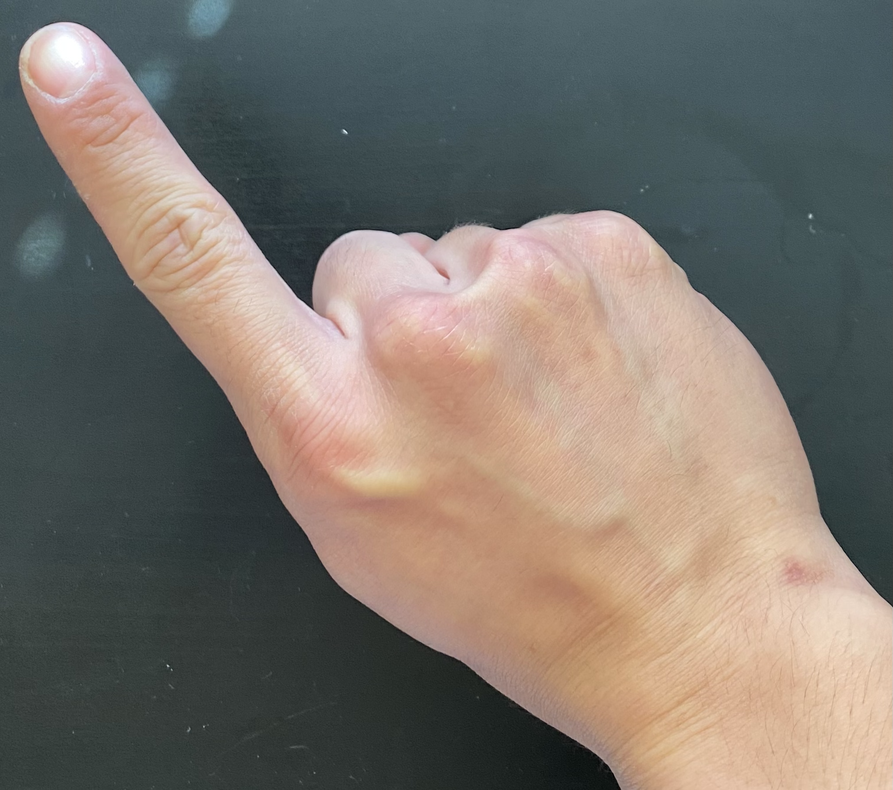
#> input picture mspaint2.0/whiteboard/angle_left.png, 893 x 790 px, shrunk from 2017 x 1784 before the run, found by its file name
$ python harris.py
#> lines starting #> are read from the running program, lines starting #| are printed output that depends on the picture
from operator import matmul
import skvideo.io
import numpy as np
import cv2
from scipy.ndimage import gaussian_filter, laplace
import matplotlib.pyplot as plt
import matplotlib.image as mpimg
from math import ceil, floor,  pi, sqrt
import imageio as iio
from PIL import Image
from skimage import color
from skimage import io

# kindly just run the python file, all you need to do is change the path at the bottom of the script

class Harris:

    def __init__(self, frame):

        self.R = self.__interestPoints__(frame)
        self.thresh = self.thresholdedR(self.R)
        self.suppressed = self.nonMaximalSupress(self.thresh)


    def gaussDeriv2D(self,sigma):
        x = np.array(range(0, 6*ceil(sigma)))
        y = np.transpose(x)
        Gx = ((x-3*ceil(sigma))/(2*pi*sigma**4)) * \
            (np.exp(-(((x-3*ceil(sigma))**2+(y-3*ceil(sigma))**2)/(2*sigma**2))))
        Gy = ((y-3*ceil(sigma))/(2*pi*sigma**4)) * \
            (np.exp(-(((x-3*ceil(sigma))**2+(y-3*ceil(sigma))**2)/(2*sigma**2))))
        return [Gx, Gy[np.newaxis]]


    def __interestPoints__(self, frame):
        alpha = 0.05

        temp = np.pad(frame, ((0, np.max(frame.shape) - np.min(frame.shape)), (0, 0)), 'constant')
        temp = cv2.GaussianBlur(temp, (3, 3), 10)

        Gx,Gy = self.gaussDeriv2D(10)
        Gx = cv2.filter2D(temp.astype(np.float32), -1, Gx)
        Gy = cv2.filter2D(temp.astype(np.float32), -1, Gy)
        print("here")
        GxGy = Gx * Gy
        Gx2 = Gx ** 2
        Gy2 = Gy ** 2

        Gaussianblurredx = cv2.GaussianBlur(Gx2, (3, 3), 1)
        Gaussianblurredy = cv2.GaussianBlur(Gy2, (3, 3), 1)
        Gaussianblurredxy = cv2.GaussianBlur(GxGy, (3, 3), 1)
        addedm = Gaussianblurredx+Gaussianblurredy
        R = Gaussianblurredx*Gaussianblurredy - np.square(Gaussianblurredxy) - alpha*np.square(Gaussianblurredx+Gaussianblurredy)
        R = R*-1


        return R

    def thresholdedR(self,R):
        R = R + np.abs(np.min(R))
        threshold = np.where(R <1e-15, 0, R)
        return threshold

    def nonMaximalSupress(self,threshold):
        w_size = 100
        suppress = []
        im_h, im_w = threshold.shape[:2]

        for r in np.arange(im_h - w_size + 1, step=w_size):
            for c in np.arange(im_w - w_size + 1, step=w_size):
                region = threshold[r:r+w_size, c:c+w_size]
                if np.unique(region).size > 0:
                    if np.max(np.unique(region)) > 0:
                        max_r, max_c = np.unravel_index(np.argmax(np.unique(region)), region.shape)
                        suppress.append((c+max_c, r+max_r))

        return suppress


# I had to copy the full path for some reason for my images so kindly use a path that will work with you.
imgGray = color.rgb2gray(cv2.imread('C:\\Users\\Jaiydev Gupta\\Documents\\5524 project\\cse5524-project\\mspaint2.0\\whiteboard\\angle_left.png'))
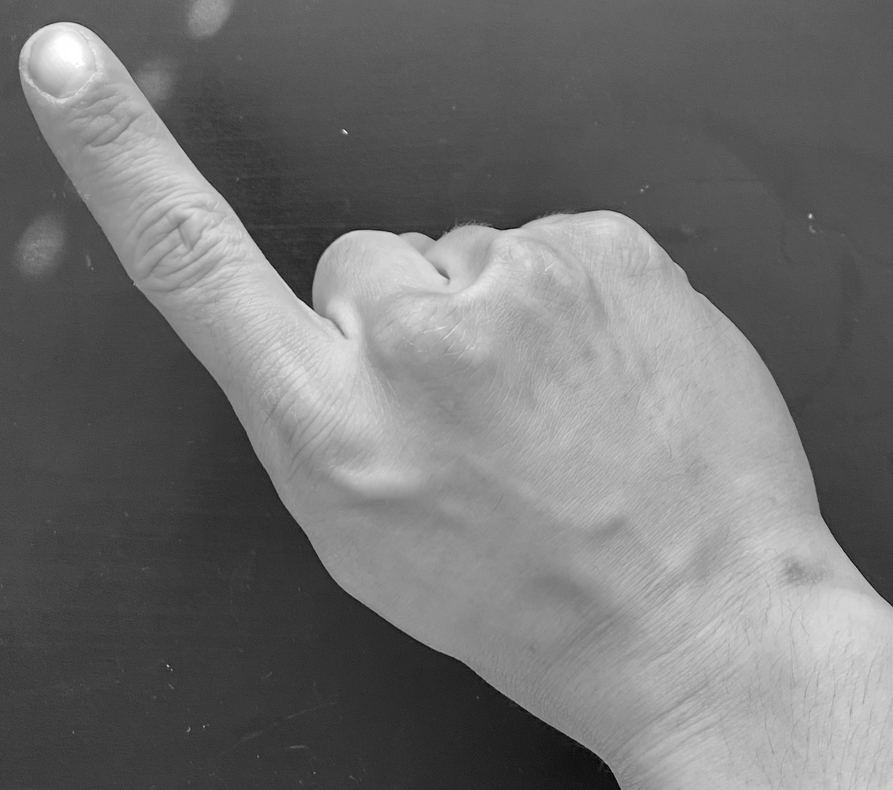
#> imgGray: shape (790, 893) float64; min 0, max 1, mean 0.447

print(imgGray.shape)
#| (790, 893)
interestpoints = Harris(imgGray)
#> in __interestPoints__, `temp = np.pad(frame, ((0, np.max(frame.shape) - np.min(frame.shape)), ..`:
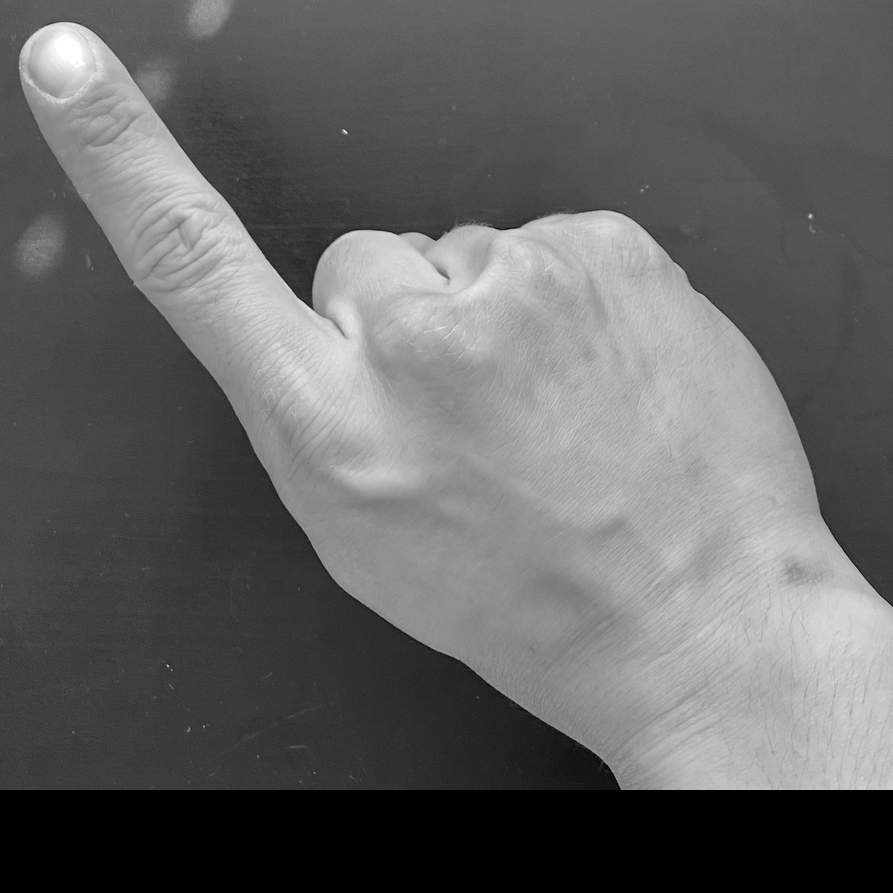
#> temp: shape (893, 893) float64; min 0, max 1, mean 0.396
#> in __interestPoints__, `GxGy = Gx * Gy`:
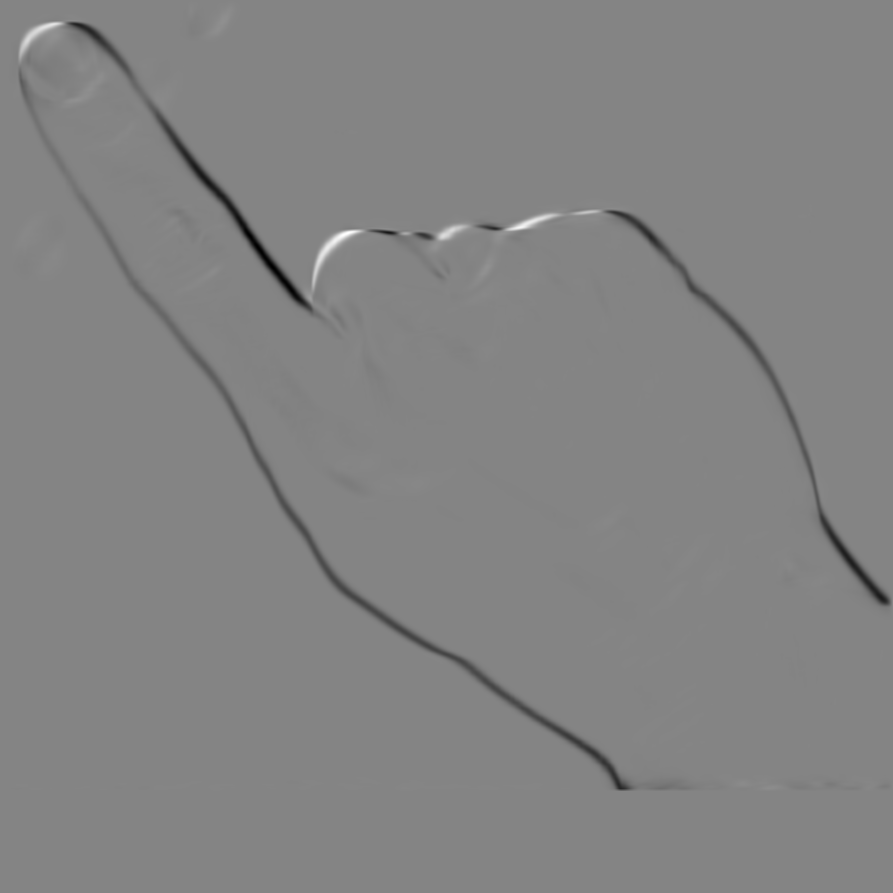
#> GxGy: shape (893, 893) float32; min -2.01e-07, max 1.86e-07, mean -1.65e-09; drawn with min black and max white
#> in __interestPoints__, `R = Gaussianblurredx*Gaussianblurredy - np.square(Gaussianblurredxy) -..`:
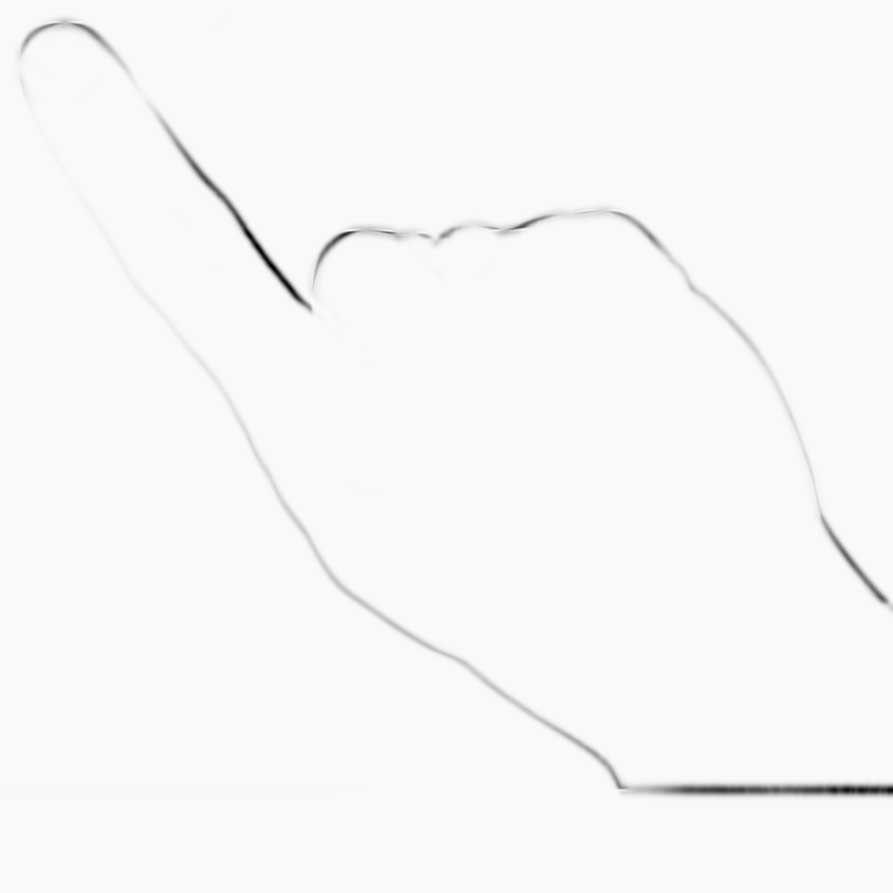
#> R: shape (893, 893) float32; min -7.72e-15, max 1.56e-16, mean -5.18e-17; drawn with min black and max white
#> in thresholdedR, `threshold = np.where(R <1e-15, 0, R)`:
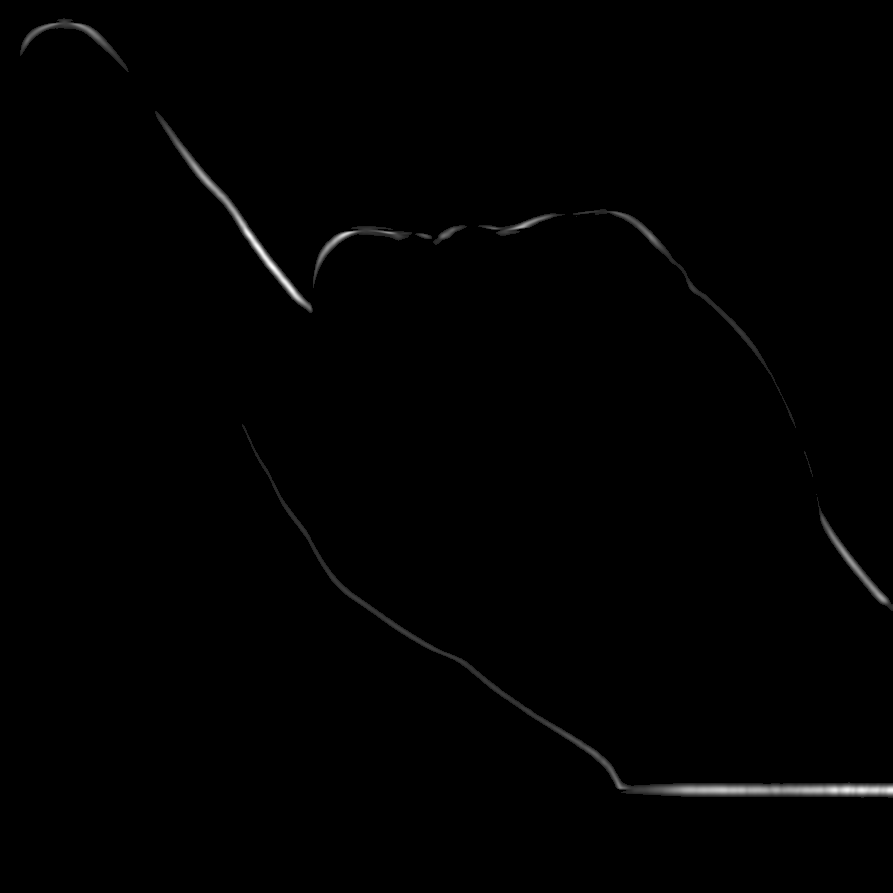
#> threshold: shape (893, 893) float32; min 0, max 7.87e-15, mean 4.47e-17; drawn with min black and max white
#> after the loop in nonMaximalSupress, `for r in np.arange(im_h - w_size + 1, step=w_size):`:
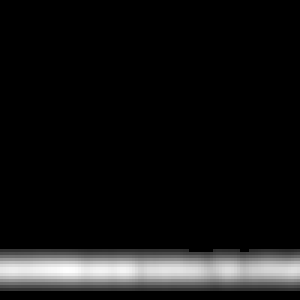
#> region: shape (100, 100) float32 (shown 3 times larger); min 0, max 6.07e-15, mean 4.71e-16; drawn with min black and max white
#> after the loop in nonMaximalSupress, `for r in np.arange(im_h - w_size + 1, step=w_size):`: suppress = [(31, 7), (153, 2), (182, 105), (269, 103), (267, 212), (304, 209), (453, 204), (515, 205), (668, 207), (751, 200), (220, 300), (309, 301), (796, 304), (228, 402), (754, 400), (245, 501), (379, 504), (390, 602), (434, 606), (576, 600), (568, 706), (668, 711), (789, 713)]
#> in __init__, `self.suppressed = self.nonMaximalSupress(self.thresh)`: self.suppressed has the same summary as suppress in nonMaximalSupress


plt.imshow(interestpoints.R)
plt.show()

thresh = interestpoints.thresh
plt.imshow(thresh)


plt.show()

plt.figure(figsize=(5, 5))
plt.gca().imshow(imgGray, cmap='gray')
plt.gca().scatter(*zip(*interestpoints.suppressed), s=1, c='r')
plt.title('suppressed overlay')
plt.show()
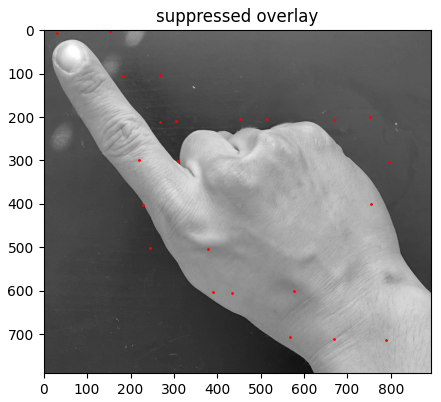
#> figure drawn by matplotlib, 1 panel
